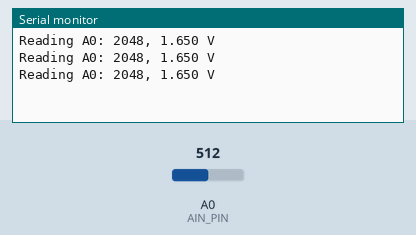
This sketch was run on a simulated Arduino Zero (SAMD21). Shown: the last lines printed to the serial monitor. The test bench sets the inputs (shaded band); at power-on: A0 (AIN_PIN) = 512 (analog values on the 0–1023 scale).

Above: at 1.3 s.
1.4 s: A0 (AIN_PIN) set to 263
At 1.9 s:
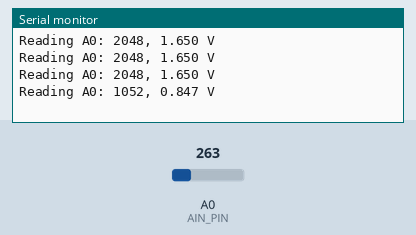
2.9 s: A0 (AIN_PIN) set to 232
At 3.4 s:
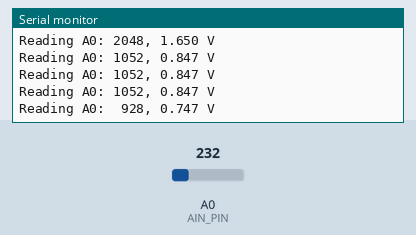
5.0 s: A0 (AIN_PIN) set to 27
At 5.4 s:
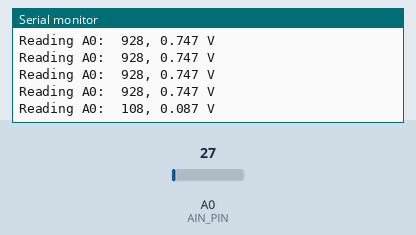
6.5 s: A0 (AIN_PIN) set to 23
At 6.9 s:
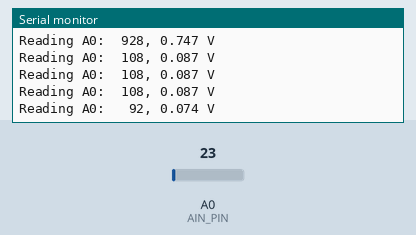

Measured:
- the behaviour switches between 250 and 249 on A0 (AIN_PIN) (found by bisection; images 1 and 2)
- the behaviour switches between 25 and 24 on A0 (AIN_PIN) (found by bisection; images 3 and 4)
- after the input at 1.4 s, the serial monitor: prints a new line after 0.10 s (image 1)
- after the input at 2.9 s, the serial monitor: prints a new line after 0.10 s (image 2)
- after the input at 5.0 s, the serial monitor: prints a new line at once (image 3)
- after the input at 6.5 s, the serial monitor: prints a new line at once (image 4)

The sketch:

stm32_f401re_analog_read.ino
```cpp
////////////////////////////////////////////////////////////////////////////
// Demo STM32 Core Support for Arduino:
//  - Analog Reading (Input Voltage between 0V to 3.3V)
//  - Tested with Nucleo F401RE Board
// Author: Rawat S.
// Date: 2017-12-28
////////////////////////////////////////////////////////////////////////////
#define AIN_PIN       A0  // PA_0 or A0 pin (input voltage: 0V .. 3.3V only)
#define DELAY_MS      500

char sbuf[64];

void setup() {
  Serial.begin( 115200 );
  analogReadResolution(12); // use 12-bit ADC resolution (instead of 10bit)
}

void loop() {
  int value = analogRead( AIN_PIN ); // value between 0..4095
  float volt = 3.3*value/4095;
  sprintf( sbuf, "Reading A%d: %4d, %d.%03d V",
           (AIN_PIN-A0), value, int(volt), int(volt*1000)%1000 );
  Serial.println( sbuf );
  delay( DELAY_MS );
}
////////////////////////////////////////////////////////////////////////////
```
